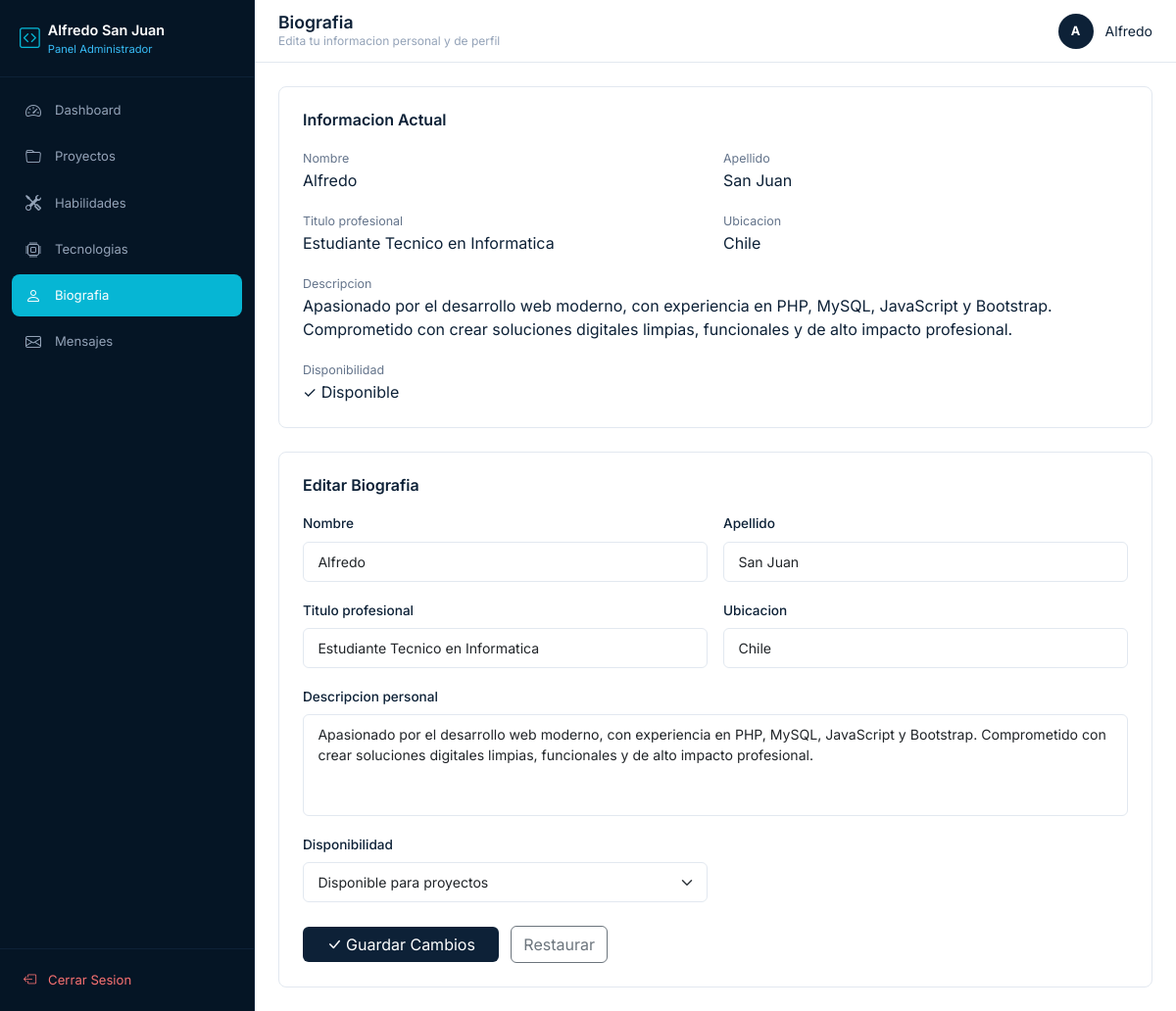
Screenshot of /admin/biografia.php (signed in) with the database file from the repository.
### tables this page shows
CREATE TABLE IF NOT EXISTS biografia (
    id INT PRIMARY KEY AUTO_INCREMENT,
    nombre VARCHAR(100) NOT NULL,
    apellido VARCHAR(100) NOT NULL,
    titulo VARCHAR(200),
    descripcion TEXT,
    ubicacion VARCHAR(100),
    disponible BOOLEAN DEFAULT TRUE,
    avatar_url VARCHAR(255),
    updated_at TIMESTAMP DEFAULT CURRENT_TIMESTAMP ON UPDATE CURRENT_TIMESTAMP
);

### handlers/biography.php (called while the page is built, shortened)
<?php
class BiographyHandler {
    private $conn;
    public function __construct($conn) {
        $this->conn = $conn;
    }
    public function get() {
        $query = "SELECT * FROM biografia LIMIT 1";
        $stmt = $this->conn->prepare($query);
        $stmt->execute();
        return $stmt->get_result()->fetch_assoc();
    }
}
?>

### admin/biografia.php (the view, shortened to what this page needs)
<?php
include '../handlers/biography.php';
$bioHandler = new BiographyHandler($mysqli);
$bio = $bioHandler->get();
include '../includes/admin-header.php';
include '../includes/admin-sidebar.php';
?>
<main class="admin-main">
    <header class="admin-topbar">
        <div>
            <h1 class="admin-topbar-title">Biografia</h1>
            <p class="admin-topbar-subtitle">Edita tu informacion personal y de perfil</p>
        </div>
        <div class="admin-topbar-user">
            <div class="admin-user-avatar"><?php echo substr($_SESSION['admin_nombre'], 0, 1); ?></div>
            <span class="admin-user-name d-none d-sm-inline"><?php echo htmlspecialchars($_SESSION['admin_nombre']); ?></span>
        </div>
    </header>
    <div class="admin-content">
        <div class="admin-form-card p-4 mb-4">
            <div class="admin-section-header mb-3">
                <h3 class="admin-section-title">Informacion Actual</h3>
            </div>
            <div class="row g-3">
                <div class="col-md-6"><span class="text-gray-500 fs-7">Nombre</span><p class="mb-0 text-navy"><?php echo htmlspecialchars($bio['nombre']); ?></p></div>
                <div class="col-md-6"><span class="text-gray-500 fs-7">Apellido</span><p class="mb-0 text-navy"><?php echo htmlspecialchars($bio['apellido']); ?></p></div>
                <div class="col-md-6"><span class="text-gray-500 fs-7">Titulo profesional</span><p class="mb-0 text-navy"><?php echo htmlspecialchars($bio['titulo']); ?></p></div>
                <div class="col-md-6"><span class="text-gray-500 fs-7">Ubicacion</span><p class="mb-0 text-navy"><?php echo htmlspecialchars($bio['ubicacion']); ?></p></div>
                <div class="col-12"><span class="text-gray-500 fs-7">Descripcion</span><p class="mb-0 text-navy"><?php echo htmlspecialchars($bio['descripcion']); ?></p></div>
                <div class="col-md-6"><span class="text-gray-500 fs-7">Disponibilidad</span><p class="mb-0 text-navy"><?php echo $bio['disponible'] ? '✓ Disponible' : '✗ No disponible'; ?></p></div>
            </div>
        </div>
        <div class="admin-form-card p-4">
            <h3 class="admin-section-title mb-3">Editar Biografia</h3>
            <form method="POST" action="">
                <div class="row g-3">
                    <div class="col-md-6">
                        <label class="form-label admin-form-label">Nombre</label>
                        <input type="text" class="form-control admin-form-control" name="nombre" value="<?php echo htmlspecialchars($bio['nombre']); ?>" required>
                    </div>
                    <div class="col-md-6">
                        <label class="form-label admin-form-label">Apellido</label>
                        <input type="text" class="form-control admin-form-control" name="apellido" value="<?php echo htmlspecialchars($bio['apellido']); ?>" required>
                    </div>
                    <div class="col-md-6">
                        <label class="form-label admin-form-label">Titulo profesional</label>
                        <input type="text" class="form-control admin-form-control" name="titulo" value="<?php echo htmlspecialchars($bio['titulo']); ?>" required>
                    </div>
                    <div class="col-md-6">
                        <label class="form-label admin-form-label">Ubicacion</label>
                        <input type="text" class="form-control admin-form-control" name="ubicacion" value="<?php echo htmlspecialchars($bio['ubicacion']); ?>">
                    </div>
                    <div class="col-12">
                        <label class="form-label admin-form-label">Descripcion personal</label>
                        <textarea class="form-control admin-form-control" name="descripcion" rows="4" required><?php echo htmlspecialchars($bio['descripcion']); ?></textarea>
                    </div>
                    <div class="col-md-6">
                        <label class="form-label admin-form-label">Disponibilidad</label>
                        <select class="form-select admin-form-control" name="disponible">
                            <option value="1" <?php echo $bio['disponible'] ? 'selected' : ''; ?>>Disponible para proyectos</option>
                        </select>
                    </div>
                    <div class="col-12 pt-2">
                        <button type="submit" class="btn btn-navy px-4">
                            <i class="bi bi-check-lg me-1"></i>Guardar Cambios
                        </button>
                        <button type="reset" class="btn btn-outline-secondary ms-2">Restaurar</button>
                    </div>
                </div>
            </form>
        </div>
    </div>
</main>
<?php include '../includes/admin-footer.php'; ?>

### assets/css/style.css (style rules this page uses)
*, *::before, *::after { box-sizing: border-box; }
html { scroll-behavior: smooth; scroll-padding-top: 80px; }
body { font-family: 'Inter', -apple-system, BlinkMacSystemFont, 'Segoe UI', Roboto, sans-serif; -webkit-font-smoothing: antialiased; -moz-osx-font-smoothing: grayscale; color: #374151; background-color: #ffffff; }
.text-navy { color: #0d2137 !important; }
.text-gray-500 { color: #64748b !important; }
.fs-7 { font-size: 0.78rem !important; }
.btn-navy { background-color: #0d2137; color: #fff; border: none; }
.form-label { font-weight: 500; }
.admin-main { flex: 1; margin-left: 260px; display: flex; flex-direction: column; min-height: 100vh; }
.admin-topbar { background-color: #fff; border-bottom: 1px solid #e2e8f0; padding: 0.75rem 1.5rem; display: flex; align-items: center; gap: 1rem; position: sticky; top: 0; z-index: 1020; }
.admin-topbar-title { color: #0d2137; font-size: 1.1rem; font-weight: 600; margin: 0; }
.admin-topbar-subtitle { color: #94a3b8; font-size: 0.75rem; margin: 0; }
.admin-topbar-user { margin-left: auto; display: flex; align-items: center; gap: 0.75rem; }
.admin-user-avatar { width: 36px; height: 36px; background-color: #0d2137; border-radius: 50%; display: flex; align-items: center; justify-content: center; color: #fff; font-size: 0.8rem; font-weight: 700; }
.admin-user-name { color: #0d2137; font-size: 0.875rem; }
.admin-content { flex: 1; padding: 1.5rem; overflow-y: auto; }
.admin-form-card { background-color: #fff; border: 1px solid #e2e8f0; border-radius: 0.5rem; }
.admin-form-label { color: #0d2137; font-size: 0.85rem; font-weight: 500; }
.admin-form-control { border-color: #e2e8f0; font-size: 0.88rem; padding: 0.55rem 0.9rem; }
textarea.admin-form-control { resize: none; }
.admin-section-header { display: flex; align-items: center; justify-content: space-between; margin-bottom: 1.25rem; flex-wrap: wrap; gap: 0.75rem; }
.admin-section-title { color: #0d2137; font-size: 1rem; font-weight: 600; margin: 0; }

### rows the page displays
biografia: nombre "Alfredo", apellido "San Juan", titulo "Estudiante Tecnico en Informatica", ubicacion "Chile", descripcion "Apasionado por el desarrollo web moderno, con experiencia en PHP, MySQL, JavaScript y Bootstrap. Comprometido con crear soluciones digitales limpias, funcionales y de alto impacto profesional.", disponible "Disponible para proyectos"

### other values shown
$item['label'] "Dashboard"
$item['label'] "Proyectos"
$item['label'] "Habilidades"
$item['label'] "Tecnologias"
$item['label'] "Biografia"
$item['label'] "Mensajes"
substr($_SESSION['admin_nombre'], 0, 1) "A"
$_SESSION['admin_nombre'] "Alfredo"
